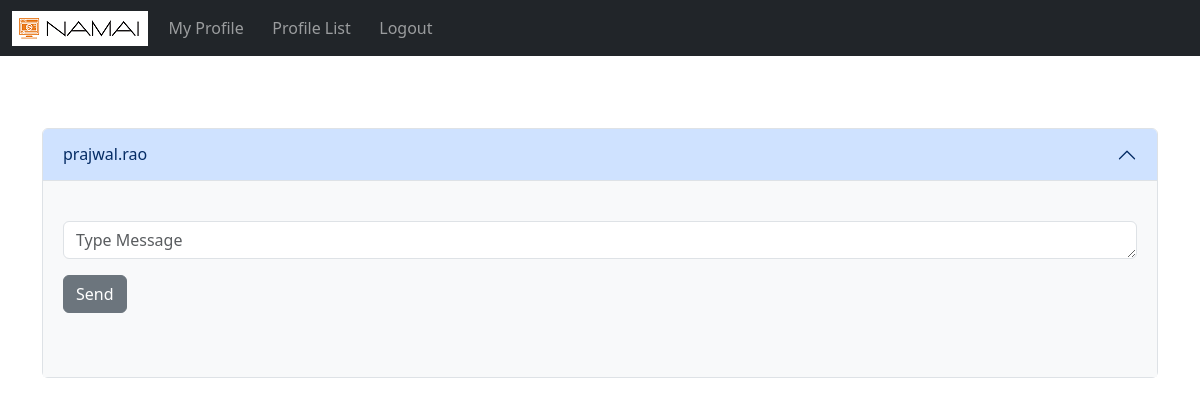
The page /message_link/1 (signed in) on the database as committed earlier.
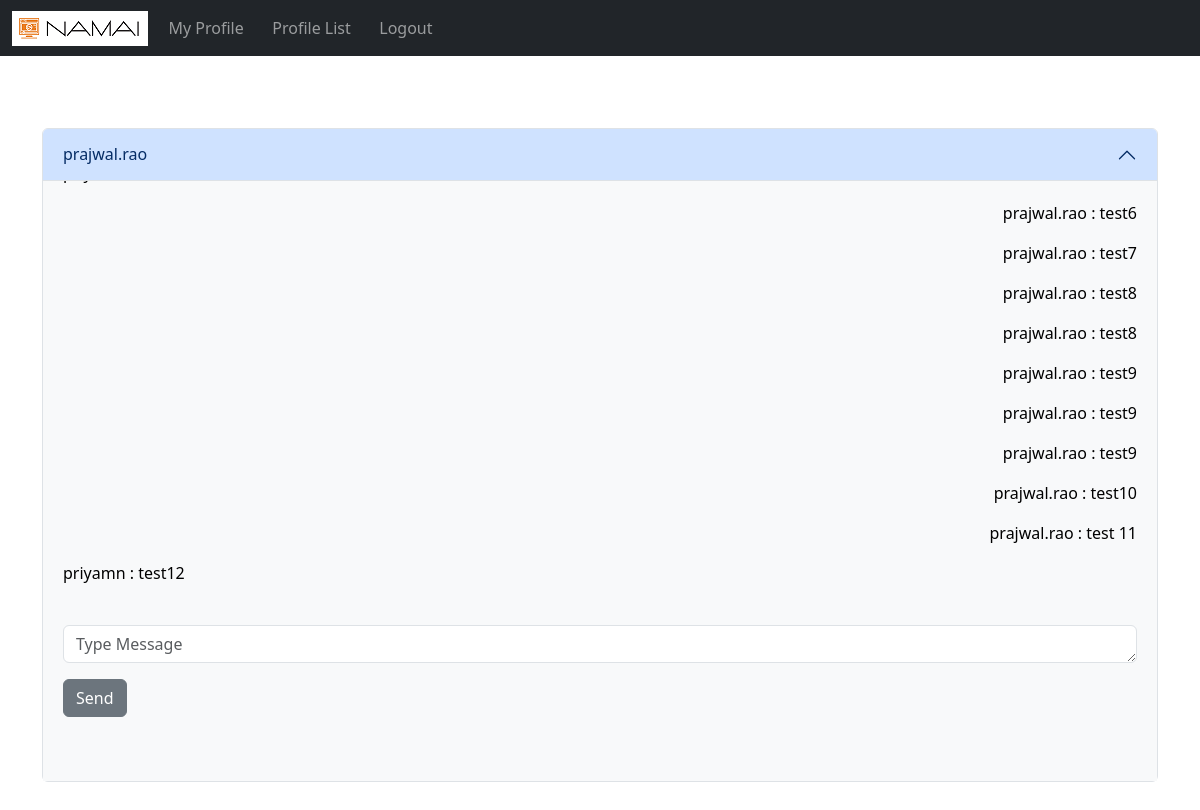
The same page on the database as committed later.
### vidstr/models.py (models this page shows)
class Message(models.Model):
    message = models.TextField()
    user = models.ForeignKey(User, related_name="receiver", on_delete=models.CASCADE)
    sent_by = models.ForeignKey(User, related_name='sender', on_delete=models.CASCADE)
    sent_on = models.DateTimeField(auto_now_add=True)
    def __str__(self):
        return self.message

### vidstr/views.py (the view, shortened to what this page needs)
# urls.py: path('message_link/<int:pk>', views.message_link, name='message_link'),
def message_link(request, pk):
    profile = Profile.objects.get(user_id=pk)
    message_list = Message.objects.filter(Q(sent_by=request.user) | Q(user=request.user)).order_by('sent_on')
    message_list = message_list.distinct()
    form = MessageForm(request.POST)
    form = MessageForm()
    return render(request, 'message_link.html', {'message_list':message_list, 'profile':profile, 'form':form})

### vidstr/forms.py
class MessageForm(forms.ModelForm):
    message = forms.TextInput()
    class Meta:
        model = Message
        fields = ("message",)
    def __init__(self, *args, **kwargs):
        super(MessageForm, self).__init__(*args, **kwargs)
        self.fields['message'].widget.attrs['class'] = 'form-control'
        self.fields['message'].widget.attrs['style'] = 'height: 2rem;'
        self.fields['message'].widget.attrs['placeholder'] = 'Type Message'
        self.fields['message'].label = ''

### vidstr/models.py (called while the page is built)
    def __str__(self):
        return self.user.username

### vidstr/templates/message_link.html (shortened to what this page needs)
{% extends 'base.html' %}
{% block content %}
{% if user.is_authenticated %}
<div class="accordion" id="accordionExample">
  <div class="accordion-item">
    <h2 class="accordion-header" id="headingOne">
      <button class="accordion-button" type="button" data-bs-toggle="collapse" data-bs-target="#collapseOne" aria-expanded="true" aria-controls="collapseOne">
        {{ profile }}
      </button>
    </h2>
    <div id="collapseOne" class="accordion-collapse collapse show" aria-labelledby="headingOne" data-bs-parent="#accordionExample">
      <div class="accordion-body text-bg-light" style="max-height: 600px;overflow-y: auto;" id="scroll">
        {% for msg in message_list %}
        {% if user == msg.sent_by %}
          <p style="text-align: right">{{ msg.sent_by }} : {{ msg }}</p>
        {% else %}
          <p style="text-align: left">{{ msg.sent_by }} : {{ msg }}</p>
        {% endif %}
        {% endfor %}
        <br>
        {% if form %}
        <form method=POST enctype="multipart/form-data">
          {{ form.as_p }}
          <button type="submit" class="btn btn-secondary" name="upload">Send</button>
        </form><br><br>
        {% endif %}
      </div>
    </div>
  </div>
</div>
{% endif %}
{% endblock %}

Rows that differ between the two databases and show on the page:
added Message: sent_by "prajwal.rao", message "test6"
added Message: sent_by "prajwal.rao", message "test7"
added Message: sent_by "prajwal.rao", message "test8"
added Message: sent_by "prajwal.rao", message "test8"
added Message: sent_by "prajwal.rao", message "test9"
added Message: sent_by "prajwal.rao", message "test9"
added Message: sent_by "prajwal.rao", message "test9"
added Message: sent_by "prajwal.rao", message "test10"
added Message: sent_by "prajwal.rao", message "test 11"
added Message: sent_by "priyamn", message "test12"
